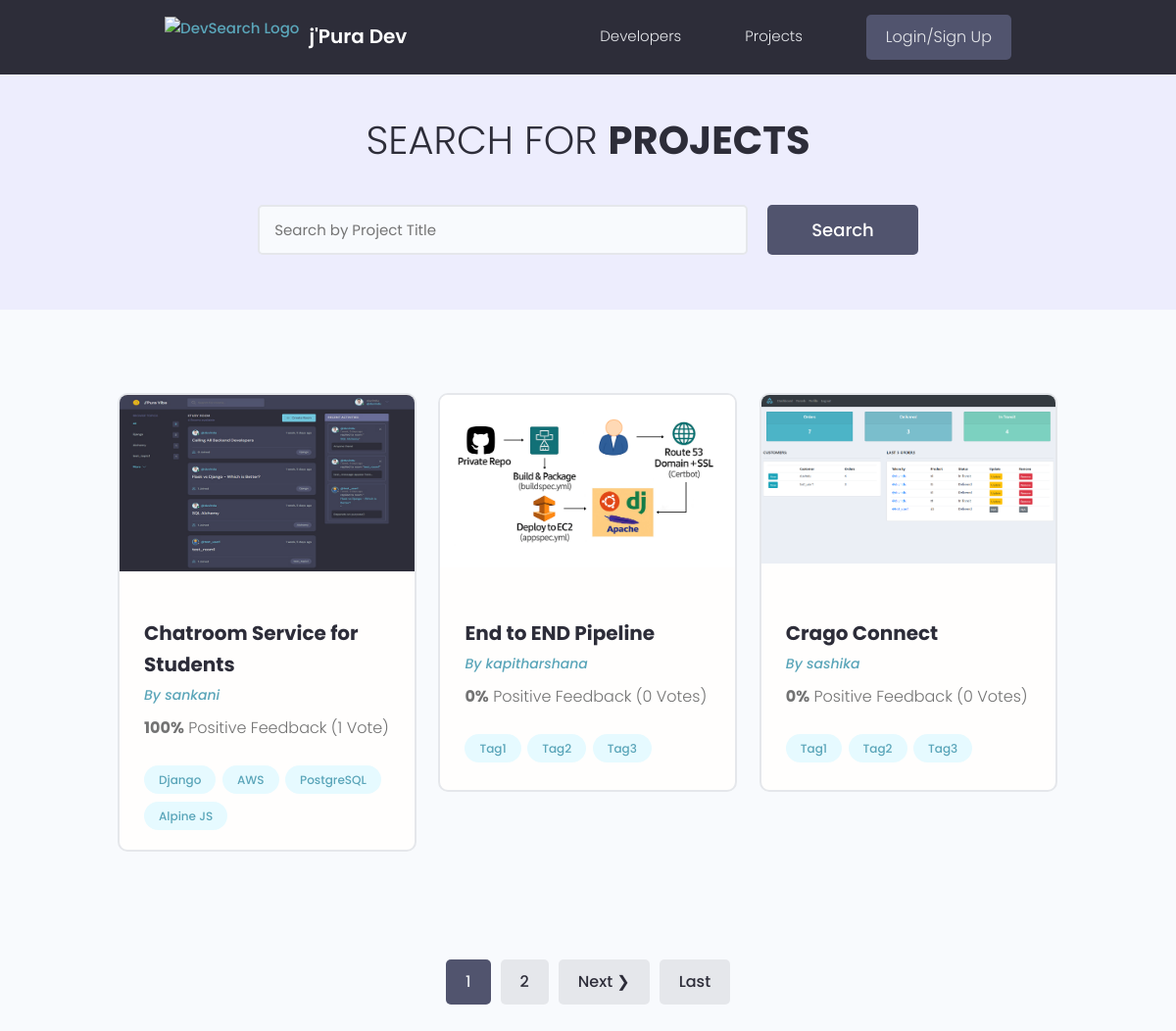
/projects/, run on the app's committed database.
### home/models.py (models this page shows, shortened)
class Project(models.Model):
    owner = models.ForeignKey(User, on_delete=models.CASCADE)
    title = models.CharField(max_length=30)
    description = models.TextField()
    source_link = models.CharField(max_length=200, blank=True, null=True)
    image = models.ImageField(upload_to='uploaded_project_model/', blank=True, null=True)
    vote_total = models.IntegerField(default=0)
    vote_ratio = models.IntegerField(default=0)
    created = models.DateTimeField(auto_now_add=True)
    class Meta:
        ordering = ['-created']

class Tag(models.Model):
    name = models.CharField(max_length=16)
    project = models.ForeignKey(Project, on_delete=models.CASCADE)
    created = models.DateField(auto_now_add=True)
    def __str__(self):
        return f"{self.name}"

### home/views.py (the view)
# urls.py: path('projects/', projects, name = 'projects'),
def projects(request):
    query, objects = search_projects(request)
    result = 3
    paginator = Paginator(objects, result)
    page = request.GET.get('page') if request.GET.get('page') else ''
    try:
        objects = paginator.page(page)
    except PageNotAnInteger:
        page = '1'
        objects = paginator.page(page)
    except EmptyPage:
        page = paginator.num_pages
        objects = paginator.page(page)
    context = {'objects':objects, 'query':query}
    return render(request, 'home/projects.html', context)

### home/utils.py (called while the page is built)
def search_projects(request):
    query = request.GET.get('query') if request.GET.get('query') else ''
    tags = Tag.objects.filter(
        Q(name__icontains = query)
    )
    projects = Project.objects.distinct().filter(
        Q(title__icontains = query)|
        Q(description__icontains = query)|
        Q(owner__username__icontains = query)|
        Q(owner__profile__name__icontains = query)|
        Q(tag__in = tags)
    )
    return query, projects

### home/templates/home/projects.html (shortened to what this page needs)
{% extends 'base.html' %}
{% load static %}
{% block content %}
  <main class="projects">
    <section class="hero-section text-center">
      <div class="container container--narrow">
        <div class="hero-section__box">
          <h2>Search for <span>Projects</span></h2>
        </div>
        <div class="hero-section__search">
          <form class="form" method="get" id="form">
            <div class="form__field">
              <input class="input input--text" id="formInput#search" type="text"
                placeholder="Search by Project Title" value="{{query}}" name="query" />
            </div>
            <input class="btn btn--sub btn--lg" type="submit" value="Search" />
          </form>
        </div>
      </div>
    </section>
    <section class="projectsList">
      <div class="container">
        <div class="grid grid--three">
          {% for object in objects %}
            <div class="column">
              <div class="card project">
                <a href="{% url 'project' object.id %}" class="project">
                  {% if object.image %}
                    <div style="width: 100%; height: 200px; overflow: hidden; position: relative;">
                      <img style="width: 100%; height: auto; object-fit: contain;"
                          class="project__thumbnail"
                          src="{{object.image.url}}"
                          alt="project thumbnail" />
                    </div>
                  {% endif %}
                  <div class="card__body">
                    <h3 class="project__title">{{ object.title }}</h3>
                    <p><a class="project__author" href="{% url 'profile' object.owner.username %}">By {{ object.owner.username }}</a></p>
                    <p class="project--rating">
                      <span style="font-weight: bold;">{{ object.vote_ratio }}%</span> Positive
                      Feedback ({{ object.vote_total }} Vote{{ object.vote_total|pluralize:"s" }})
                    </p>
                    <div class="project__tags">
                      {% for tag in object.tag_set.all|slice:'6' %}
                        <span class="tag tag--pill tag--main">
                          <small>{{ tag }}</small>
                        </span>
                      {% endfor %}
                    </div>
                  </div>
                </a>
              </div>
            </div>
          {% endfor %}
        </div>
      </div>
    </section>
  </main>
{% endblock content %}

### static/styles/app.css (style rules this page uses)
:root { --color-sub: #2d2d39; }
.btn--sub { background-color: var(--color-sub-light); }
.card { border: 2px solid var(--color-light); }
img { width: 100%; }
.hero-section { height: 40vh; display: flex; align-items: center; background-color: var(--color-sub); }
.hero-section__box { margin-bottom: 4rem; }
.hero-section__box > h2, .hero-section__box > h2 > span { font-size: 4rem; color: var(--color-light); line-height: 1.3; text-transform: uppercase; }
.hero-section__box > h2 { font-weight: 300; }
.hero-section__box > h2 > span { font-weight: 700; }
.hero-section__search > .form { display: flex; align-items: center; justify-content: center; gap: 2rem; }
.hero-section__search > .form input.input--text { width: 50rem; }
.project__author { font-size: 1.4rem; font-style: italic; }
.project--rating { margin-bottom: 1.6em; margin-top: .5em; }
.projects > .hero-section { background: var(--color-sub-lighter); height: 30vh; }
.projects .hero-section__box { margin-bottom: 2.5rem; }
.projects .hero-section__box > h2 { color: var(--color-sub); }
.projects .hero-section__box > h2 > span { font-weight: 700; color: var(--color-sub); }
.projectsList { margin-top: 8rem; }
.project__thumbnail { height: 25rem; object-fit: cover; object-position: top center; }
.project__title { font-size: 2rem; font-weight: 700; color: var(--color-sub); }

### static/uikit/styles/modules/_variables.css (style rules this page uses)
:root { --color-main: #5aa5b9; --color-main-light: #e6faff; --color-sub: #3f4156; --color-sub-light: #51546e; --color-sub-lighter: #ededfd; --color-text: #737373; --color-gray: #8b8b8b; --color-light: #e5e7eb; --color-light-gray: #767676; --color-bg: #f8fafd; --color-white: #fffefd; --color-white-light: #f3f3f3; --color-success: #359e64; --color-success-bg: #def8e8; --color-error: #fc4b0b; --color-error-bg: #fff2ee; --font-base: 'Poppins', arial, helvetica, 'Segoe UI', roboto, ubuntu, sans-serif; --font-monospace: 'Fira Code', 'Courier New', courier, monospace; --font-regular: 300; --font-medium: 500; --font-bold: 700; --generic-shadow: 1px 1px 5px #00000010; --generic-transition: all 0.3s ease-in-out; }

### static/uikit/styles/modules/_base.css (style rules this page uses)
* { margin: 0; padding: 0; box-sizing: border-box; text-rendering: optimizeLegibility; color: inherit; font-size: inherit; }
html { font-size: 50%; }
@media only screen and (min-width: 480px) { html { font-size: 56.25%; } }
@media only screen and (min-width: 1200px) { html { font-size: 62.5%; } }
body { line-height: 1.6; font-weight: 400; font-size: 1.5rem; color: var(--color-text); background-color: var(--color-bg); min-height: 100vh; }

### static/uikit/styles/modules/_typography.css (style rules this page uses)
* { font-family: var(--font-base); }
h2 { font-size: 3.6rem; font-weight: var(--font-bold); }
h3 { font-size: 3.2rem; font-weight: var(--font-medium); }
p, span, strong { font-size: 1.6rem; color: var(--color-text); font-weight: var(--font-regular); }
a { padding-bottom: 2px; text-decoration: none; display: inline-block; color: var(--color-main); font-weight: var(--font-medium); }

### static/uikit/styles/modules/_utilities.css (style rules this page uses)
.container { width: 92%; max-width: 165rem; margin: 0 auto; box-sizing: border-box; }
.container--narrow { width: 92%; max-width: 120rem; }
@media screen and (min-width: 1000px) { .container { width: 90%; } }
@media screen and (min-width: 1000px) { .container--narrow { width: 85%; } }
@media screen and (min-width: 1200px) { .container { width: 80%; } }
@media screen and (min-width: 1200px) { .container--narrow { width: 72%; } }
.text-center { text-align: center; }

### static/uikit/styles/modules/_button.css (style rules this page uses)
.btn { display: inline-block; position: relative; cursor: pointer; background-color: var(--color-light); font-weight: var(--font-medium); color: var(--color-sub); text-decoration: none; padding: 1rem 2rem; border-radius: 0.5rem; border: none; width: -webkit-fit-content; width: -moz-fit-content; width: fit-content; height: -webkit-fit-content; height: -moz-fit-content; height: fit-content; font-size: 1.6rem; outline-width: 0; outline-color: transparent; -webkit-backface-visibility: hidden; backface-visibility: hidden; transition: all 0.3s ease-in-out; }
.btn--sub { background-color: var(--color-sub); color: var(--color-white); }
.btn--lg { font-size: 1.8rem; padding: 1.2rem 4.5rem; }

### static/uikit/styles/modules/_card.css (style rules this page uses)
.card { border-radius: 1rem; background-color: var(--color-white); border: 1.5px solid var(--color-light); width: auto; height: auto; margin-top: 0.5rem; margin-bottom: 0.5rem; overflow: hidden; }
.card__body, .card__header { padding: 2rem 2.5rem; }

### data on the page
Project: image (picture), title "Chatroom Service for Students", owner.username "sankani", vote_ratio "100", vote_total "1"
Tag: name "Django"
Tag: name "AWS"
Tag: name "PostgreSQL"
Tag: name "Alpine JS"
Project: image (picture), title "End to END Pipeline", owner.username "kapitharshana", vote_ratio "0", vote_total "0"
Tag: name "Tag1"
Tag: name "Tag2"
Tag: name "Tag3"
Project: image (picture), title "Crago Connect", owner.username "sashika", vote_ratio "0", vote_total "0"
Tag: name "Tag1"
Tag: name "Tag2"
Tag: name "Tag3"

### other printed values
{{ num }} "1"
{{ num }} "2"
